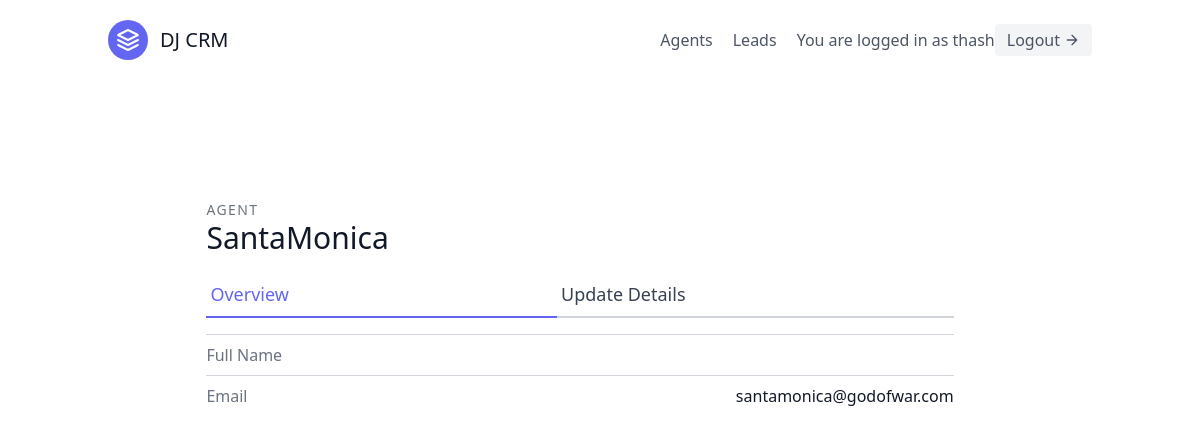
Page /agents/2/ (signed in) on the committed database.
### leads/models.py (models this page shows, shortened)
class User(AbstractUser):
    is_organiser = models.BooleanField(default=True)
    is_agent = models.BooleanField(default=False)

class Agent(models.Model):
    user = models.OneToOneField(User, on_delete=models.CASCADE)
    organisation = models.ForeignKey(UserProfile, on_delete=models.CASCADE)

### agents/views.py (the view)
# urls.py: path('<int:pk>/', views.AgentDetailView.as_view(), name="detail"),
class AgentDetailView(OrganizerAndLoginRequiredMixin, generic.DetailView):
    template_name = "agents/agent_detail.html"
    context_objects_name=  "agent"
    def get_queryset(self):
        organisation = self.request.user.userprofile
        return Agent.objects.filter(organisation=organisation)

### agents/mixins.py (called while the page is built)
    def dispatch(self, request, *args, **kwargs):
        if not request.user.is_authenticated or not request.user.is_organiser:
            return redirect("leads:list")
        return super().dispatch(request, *args, **kwargs)

### agents/templates/agents/agent_detail.html (shortened to what this page needs)
{% extends "base.html" %}
{% block content %}
<section class="text-gray-700 body-font overflow-hidden">
    <div class="container px-5 py-24 mx-auto">
      <div class="lg:w-4/5 mx-auto flex flex-wrap">
        <div class="w-full lg:pr-10 lg:py-6 mb-6 lg:mb-0">
            <h2 class="text-sm title-font text-gray-500 tracking-widest">AGENT</h2>
            <h1 class="text-gray-900 text-3xl title-font font-medium mb-4">{{ agent.user.username }}</h1>
            <div class="flex mb-4">
                <a href="{% url 'agents:detail' agent.pk %}" class="flex-grow text-indigo-500 border-b-2 border-indigo-500 py-2 text-lg px-1">
                    Overview
                </a>
                <a href="{% url 'agents:update' agent.pk %}" class="flex-grow border-b-2 border-gray-300 py-2 text-lg px-1">
                    Update Details
                </a>
            </div>
            <div class="flex border-t border-gray-300 py-2">
                <span class="text-gray-500">Full Name</span>
            </div>
            <div class="flex border-t border-gray-300 py-2">
                <span class="text-gray-500">Email</span>
                <span class="ml-auto text-gray-900">{{ agent.user.email }}</span>
            </div>
        </div>
      </div>
    </div>
  </section>
{% endblock content %}

### templates/navbar.html (shortened to what this page needs)
<header class="text-gray-600 body-font">
    <div class="container mx-auto flex flex-wrap p-5 flex-col md:flex-row items-center">
        <a class="flex title-font font-medium items-center text-gray-900 mb-4 md:mb-0">
            <svg xmlns="http://www.w3.org/2000/svg" fill="none" stroke="currentColor" stroke-linecap="round" stroke-linejoin="round" stroke-width="2" class="w-10 h-10 text-white p-2 bg-indigo-500 rounded-full" viewBox="0 0 24 24">
            <path d="M12 2L2 7l10 5 10-5-10-5zM2 17l10 5 10-5M2 12l10 5 10-5"></path>
            </svg>
            <span class="ml-3 text-xl">DJ CRM</span>
        </a>
        <nav class="md:ml-auto flex flex-wrap items-center text-base justify-center">
            {% if request.user.is_organiser %}
            <a href="{% url 'agents:list' %}" class="mr-5 hover:text-gray-900">Agents</a>
            {% endif %}
            <a href="{% url 'leads:list' %}" class="mr-5 hover:text-gray-900">Leads</a>
        </nav>
        {% if request.user.is_authenticated %}
        You are logged in as {{ request.user.username }}
        <a href="{% url 'logout' %}" class="inline-flex items-center bg-gray-100 border-0 py-1 px-3 focus:outline-none hover:bg-gray-200 rounded text-base mt-4 md:mt-0">Logout
            <svg fill="none" stroke="currentColor" stroke-linecap="round" stroke-linejoin="round" stroke-width="2" class="w-4 h-4 ml-1" viewBox="0 0 24 24">
            <path d="M5 12h14M12 5l7 7-7 7"></path>
            </svg>
        </a>
        {% endif %}
    </div>
</header>

### rows in the picture
User: user.username "thash"
Agent: user.username "SantaMonica", user.email "santamonica@godofwar.com"
